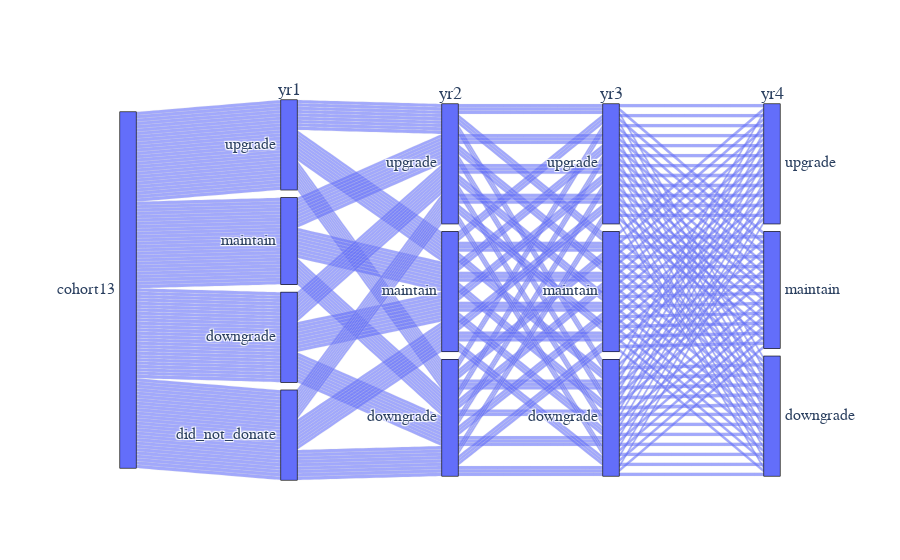

Notebook source saved alongside this figure:
### Code cell
df=c13b.groupby(['cohort', 'yr1_behavior2', 'yr2_behavior2','yr3_behavior2', 'yr4_behavior2']).count().reset_index()
# Create dimensions
class_dim = go.parcats.Dimension(
    values=df.cohort,
    categoryorder='category ascending', label=""
)

gender_dim = go.parcats.Dimension(values=df.yr1_behavior2, categoryorder='category descending', label="yr1")

gender1_dim = go.parcats.Dimension(values=df.yr2_behavior2, categoryorder='category descending', label="yr2")

gender2_dim = go.parcats.Dimension(values=df.yr3_behavior2, categoryorder='category descending', label="yr3")

gender3_dim = go.parcats.Dimension(values=df.yr4_behavior2, categoryorder='category descending', label="yr4")


#survival_dim = go.parcats.Dimension(
  #  values=df.behavior_yr2, label="yr2", 
 #   #categoryarray=[0, 1],
  #  ticktext=['perished', 'survived'])

# Create parcats trace
#color = df.behavior_yr1;
#colorscale = [[0, 'lightsteelblue'], [1, 'mediumseagreen']];

fig = go.Figure(data = [go.Parcats(dimensions=[class_dim, gender_dim, gender1_dim, gender2_dim, gender3_dim],
 #       line={'color': color, 'colorscale': colorscale},
      #  hoveron='color', hoverinfo='count+probability',
        labelfont={'size': 18, 'family': 'Times'},
        tickfont={'size': 16, 'family': 'Times'},
        arrangement='freeform')])

fig.show()

### Figure 1 — Plotly figure (JSON) as saved in the notebook; plotly's stock layout.template omitted (floating-point values rounded to 4 significant figures)
{"data": [{"arrangement": "freeform", "dimensions": [{"categoryorder": "category ascending", "label": "", "values": ["cohort13", "cohort13", "cohort13", "cohort13", "cohort13", "cohort13", "cohort13", "cohort13", "cohort13", "cohort13", "cohort13", "cohort13", "cohort13", "cohort13", "cohort13", "cohort13", "cohort13", "cohort13", "cohort13", "cohort13", "cohort13", "cohort13", "cohort13", "cohort13", "cohort13", "cohort13", "cohort13", "cohort13", "cohort13", "cohort13", "cohort13", "cohort13", "cohort13", "cohort13", "cohort13", "cohort13", "cohort13", "cohort13", "cohort13", "cohort13", "cohort13", "cohort13", "cohort13", "cohort13", "cohort13", "cohort13", "cohort13", "cohort13", "cohort13", "cohort13", "cohort13", "cohort13", "cohort13", "cohort13", "cohort13", "cohort13", "cohort13", "cohort13", "cohort13", "cohort13", "cohort13", "cohort13", "cohort13", "cohort13", "cohort13", "cohort13", "cohort13", "cohort13", "cohort13", "cohort13", "cohort13", "cohort13", "cohort13", "cohort13", "cohort13", "cohort13", "cohort13", "cohort13", "cohort13", "cohort13", "cohort13", "cohort13", "cohort13", "cohort13", "cohort13", "cohort13", "cohort13", "cohort13", "cohort13", "cohort13", "cohort13", "cohort13", "cohort13", "cohort13", "cohort13", "cohort13", "cohort13", "cohort13", "cohort13", "cohort13", "cohort13", "cohort13", "cohort13", "cohort13", "cohort13", "cohort13", "cohort13"]}, {"categoryorder": "category descending", "label": "yr1", "values": ["did_not_donate", "did_not_donate", "did_not_donate", "did_not_donate", "did_not_donate", "did_not_donate", "did_not_donate", "did_not_donate", "did_not_donate", "did_not_donate", "did_not_donate", "did_not_donate", "did_not_donate", "did_not_donate", "did_not_donate", "did_not_donate", "did_not_donate", "did_not_donate", "did_not_donate", "did_not_donate", "did_not_donate", "did_not_donate", "did_not_donate", "did_not_donate", "did_not_donate", "did_not_donate", "did_not_donate", "downgrade", "downgrade", "downgrade", "downgrade", "downgrade", "downgrade", "downgrade", "downgrade", "downgrade", "downgrade", "downgrade", "downgrade", "downgrade", "downgrade", "downgrade", "downgrade", "downgrade", "downgrade", "downgrade", "downgrade", "downgrade", "downgrade", "downgrade", "downgrade", "downgrade", "downgrade", "downgrade", "maintain", "maintain", "maintain", "maintain", "maintain", "maintain", "maintain", "maintain", "maintain", "maintain", "maintain", "maintain", "maintain", "maintain", "maintain", "maintain", "maintain", "maintain", "maintain", "maintain", "maintain", "maintain", "maintain", "maintain", "maintain", "maintain", "upgrade", "upgrade", "upgrade", "upgrade", "upgrade", "upgrade", "upgrade", "upgrade", "upgrade", "upgrade", "upgrade", "upgrade", "upgrade", "upgrade", "upgrade", "upgrade", "upgrade", "upgrade", "upgrade", "upgrade", "upgrade", "upgrade", "upgrade", "upgrade", "upgrade", "upgrade", "upgrade"]}, {"categoryorder": "category descending", "label": "yr2", "values": ["downgrade", "downgrade", "downgrade", "downgrade", "downgrade", "downgrade", "downgrade", "downgrade", "downgrade", "maintain", "maintain", "maintain", "maintain", "maintain", "maintain", "maintain", "maintain", "maintain", "upgrade", "upgrade", "upgrade", "upgrade", "upgrade", "upgrade", "upgrade", "upgrade", "upgrade", "downgrade", "downgrade", "downgrade", "downgrade", "downgrade", "downgrade", "downgrade", "downgrade", "downgrade", "maintain", "maintain", "maintain", "maintain", "maintain", "maintain", "maintain", "maintain", "maintain", "upgrade", "upgrade", "upgrade", "upgrade", "upgrade", "upgrade", "upgrade", "upgrade", "upgrade", "downgrade", "downgrade", "downgrade", "downgrade", "downgrade", "downgrade", "downgrade", "downgrade", "maintain", "maintain", "maintain", "maintain", "maintain", "maintain", "maintain", "maintain", "maintain", "upgrade", "upgrade", "upgrade", "upgrade", "upgrade", "upgrade", "upgrade", "upgrade", "upgrade", "downgrade", "downgrade", "downgrade", "downgrade", "downgrade", "downgrade", "downgrade", "downgrade", "downgrade", "maintain", "maintain", "maintain", "maintain", "maintain", "maintain", "maintain", "maintain", "maintain", "upgrade", "upgrade", "upgrade", "upgrade", "upgrade", "upgrade", "upgrade", "upgrade", "upgrade"]}, {"categoryorder": "category descending", "label": "yr3", "values": ["downgrade", "downgrade", "downgrade", "maintain", "maintain", "maintain", "upgrade", "upgrade", "upgrade", "downgrade", "downgrade", "downgrade", "maintain", "maintain", "maintain", "upgrade", "upgrade", "upgrade", "downgrade", "downgrade", "downgrade", "maintain", "maintain", "maintain", "upgrade", "upgrade", "upgrade", "downgrade", "downgrade", "downgrade", "maintain", "maintain", "maintain", "upgrade", "upgrade", "upgrade", "downgrade", "downgrade", "downgrade", "maintain", "maintain", "maintain", "upgrade", "upgrade", "upgrade", "downgrade", "downgrade", "downgrade", "maintain", "maintain", "maintain", "upgrade", "upgrade", "upgrade", "downgrade", "downgrade", "maintain", "maintain", "maintain", "upgrade", "upgrade", "upgrade", "downgrade", "downgrade", "downgrade", "maintain", "maintain", "maintain", "upgrade", "upgrade", "upgrade", "downgrade", "downgrade", "downgrade", "maintain", "maintain", "maintain", "upgrade", "upgrade", "upgrade", "downgrade", "downgrade", "downgrade", "maintain", "maintain", "maintain", "upgrade", "upgrade", "upgrade", "downgrade", "downgrade", "downgrade", "maintain", "maintain", "maintain", "upgrade", "upgrade", "upgrade", "downgrade", "downgrade", "downgrade", "maintain", "maintain", "maintain", "upgrade", "upgrade", "upgrade"]}, {"categoryorder": "category descending", "label": "yr4", "values": ["downgrade", "maintain", "upgrade", "downgrade", "maintain", "upgrade", "downgrade", "maintain", "upgrade", "downgrade", "maintain", "upgrade", "downgrade", "maintain", "upgrade", "downgrade", "maintain", "upgrade", "downgrade", "maintain", "upgrade", "downgrade", "maintain", "upgrade", "downgrade", "maintain", "upgrade", "downgrade", "maintain", "upgrade", "downgrade", "maintain", "upgrade", "downgrade", "maintain", "upgrade", "downgrade", "maintain", "upgrade", "downgrade", "maintain", "upgrade", "downgrade", "maintain", "upgrade", "downgrade", "maintain", "upgrade", "downgrade", "maintain", "upgrade", "downgrade", "maintain", "upgrade", "downgrade", "upgrade", "downgrade", "maintain", "upgrade", "downgrade", "maintain", "upgrade", "downgrade", "maintain", "upgrade", "downgrade", "maintain", "upgrade", "downgrade", "maintain", "upgrade", "downgrade", "maintain", "upgrade", "downgrade", "maintain", "upgrade", "downgrade", "maintain", "upgrade", "downgrade", "maintain", "upgrade", "downgrade", "maintain", "upgrade", "downgrade", "maintain", "upgrade", "downgrade", "maintain", "upgrade", "downgrade", "maintain", "upgrade", "downgrade", "maintain", "upgrade", "downgrade", "maintain", "upgrade", "downgrade", "maintain", "upgrade", "downgrade", "maintain", "upgrade"]}], "labelfont": {"family": "Times", "size": 18}, "tickfont": {"family": "Times", "size": 16}, "type": "parcats"}], "layout": {}}
